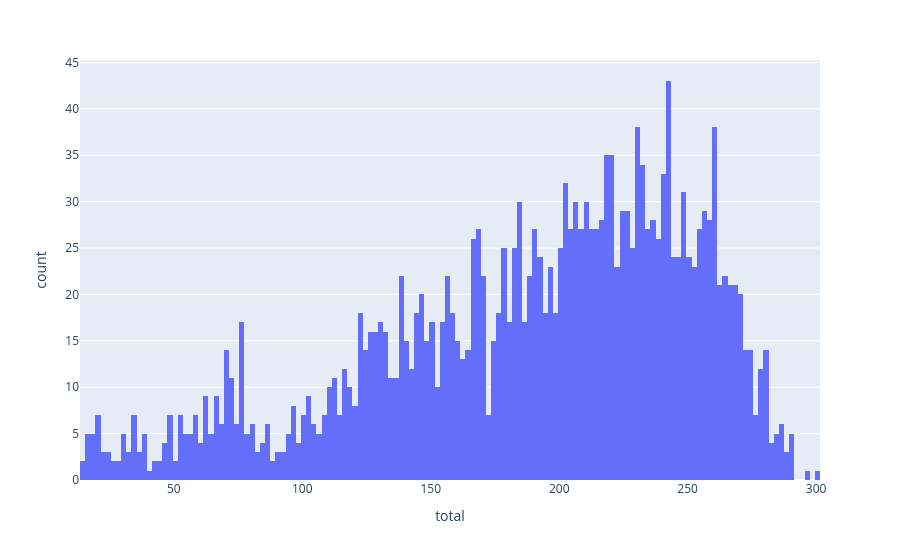

Notebook code for this chart:
### Code cell
import plotly.express as px

# df é o seu DataFrame do Pandas com os dados do ranking
fig = px.histogram(df, x="total", nbins=10)
# Se o total é 100 e você quer 50 bins, o size é 2
fig.update_traces(xbins=dict(
    size=2  # Força cada barra a ter largura 2
))
fig.show()

### Figure 1 — Plotly figure (JSON) as saved in the notebook; plotly's stock layout.template omitted (floating-point values rounded to 4 significant figures; data arrays with more than 128 entries replaced by an {"elided": "..."} marker saying what was removed)
{"data": [{"bingroup": "x", "hovertemplate": "total=%{x}<br>count=%{y}<extra></extra>", "legendgroup": "", "marker": {"color": "#636efa", "pattern": {"shape": ""}}, "name": "", "nbinsx": 10, "orientation": "v", "showlegend": false, "type": "histogram", "x": {"elided": "2121 int values"}, "xaxis": "x", "xbins": {"size": 2}, "yaxis": "y"}], "layout": {"barmode": "relative", "legend": {"tracegroupgap": 0}, "margin": {"t": 60}, "xaxis": {"anchor": "y", "domain": [0, 1], "title": {"text": "total"}}, "yaxis": {"anchor": "x", "domain": [0, 1], "title": {"text": "count"}}}}
